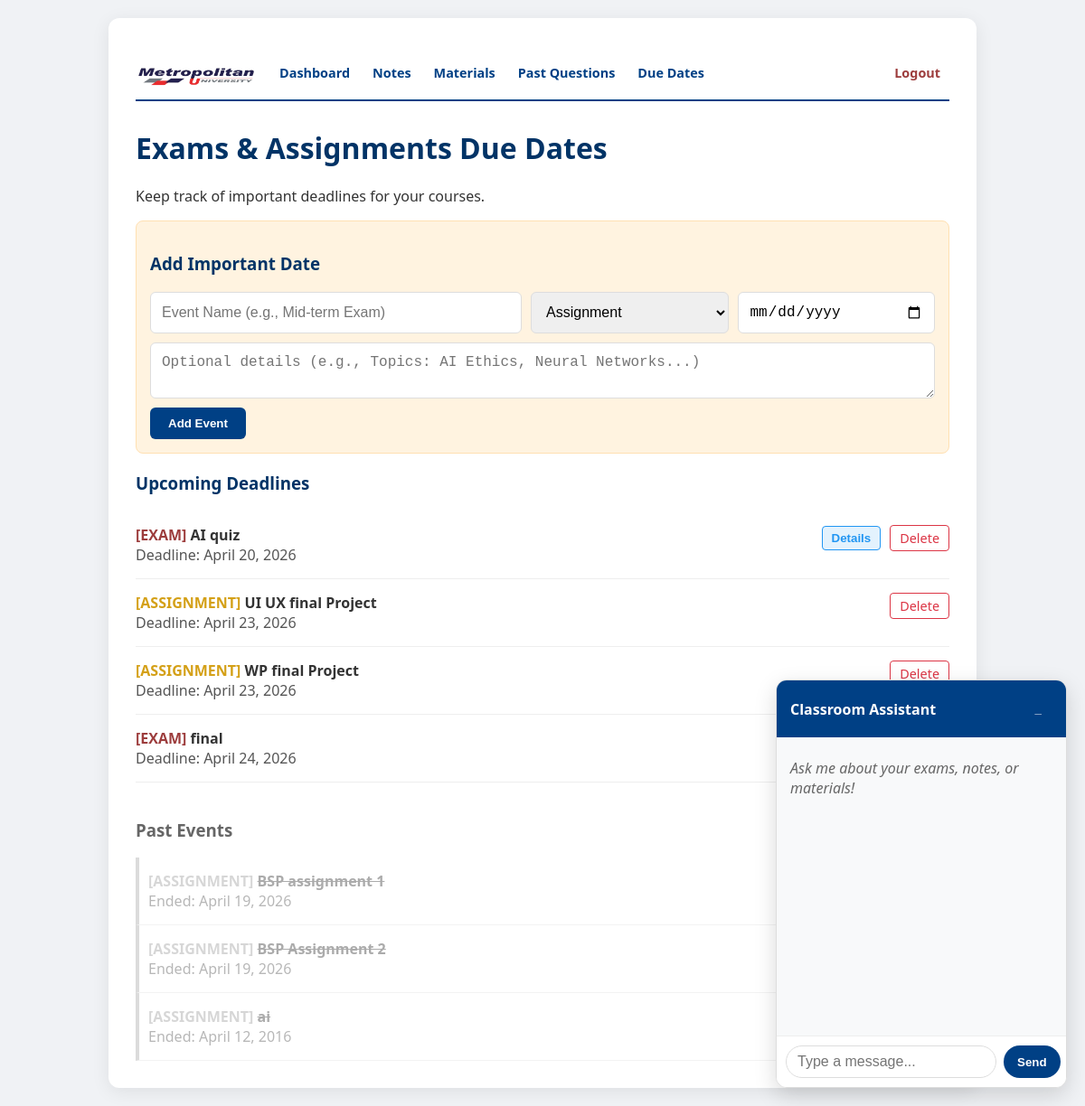
The page /calendar.php (signed in) on the database as committed earlier.
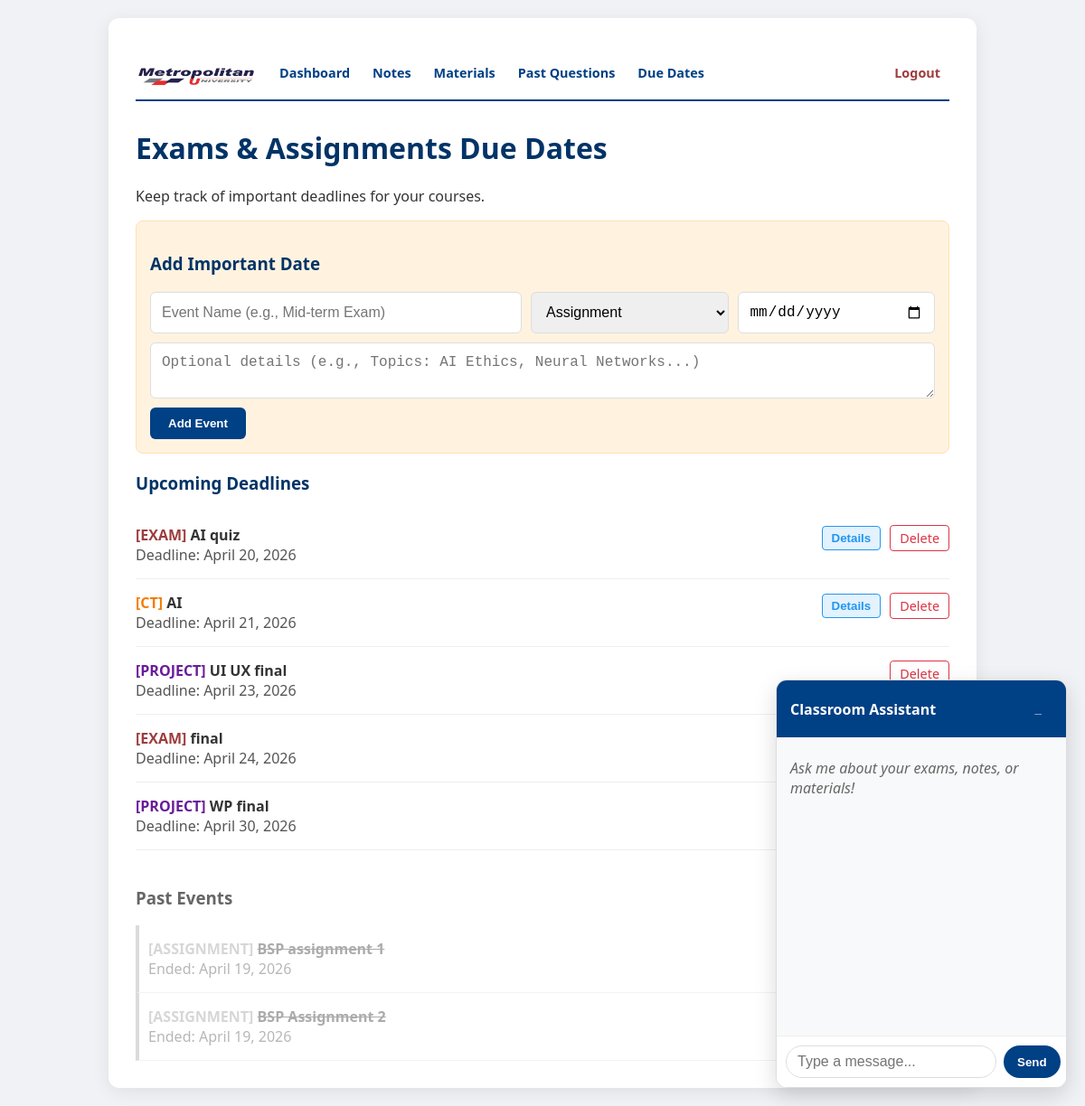
The same page on the database as committed later.
### tables this page shows
CREATE TABLE "events" (
    id INTEGER PRIMARY KEY AUTOINCREMENT,
    title TEXT NOT NULL,
    type TEXT CHECK(type IN ('assignment', 'exam', 'CT', 'presentation', 'project')) NOT NULL,
    due_date DATE NOT NULL,
    description TEXT,
    created_at DATETIME DEFAULT CURRENT_TIMESTAMP
);

### calendar.php (the view, shortened to what this page needs)
<?php
require_once 'includes/db.php';
$upcoming_events = $db->query("SELECT * FROM events WHERE due_date >= date('now', 'localtime') ORDER BY due_date ASC")->fetchAll();
$past_events = $db->query("SELECT * FROM events WHERE due_date < date('now', 'localtime') ORDER BY due_date DESC")->fetchAll();
?>
<?php include 'includes/header.php'; ?>
<h1>Exams & Assignments Due Dates</h1>
<p>Keep track of important deadlines for your courses.</p>
<div style="background: #fff3e0; padding: 15px; border: 1px solid #ffe0b2; border-radius: 8px; margin-bottom: 20px;">
    <h3>Add Important Date</h3>
    <form method="POST">
        <div style="display: flex; flex-direction: column; gap: 10px;">
            <div style="display: flex; gap: 10px;">
                <input type="text" name="title" placeholder="Event Name (e.g., Mid-term Exam)" required style="flex: 2;">
                <select name="type" style="flex: 1;">
                    <option value="assignment">Assignment</option>
                </select>
                <input type="date" name="due_date" required style="flex: 1;">
            </div>
            <textarea name="description" placeholder="Optional details (e.g., Topics: AI Ethics, Neural Networks...)" rows="2"></textarea>
            <button type="submit" style="background-color: #004085; align-self: flex-start; padding: 10px 20px;">Add Event</button>
        </div>
    </form>
</div>
<h3>Upcoming Deadlines</h3>
<?php if (empty($upcoming_events)): ?>
    <p>No upcoming deadlines scheduled.</p>
<?php else: ?>
    <?php foreach ($upcoming_events as $event): ?>
        <div class="item" style="border-bottom: 1px solid #eee; padding: 15px 0;">
            <div style="display: flex; justify-content: space-between; align-items: flex-start;">
                <div>
                    <span class="due-date <?php echo strtolower($event['type']); ?>">[<?php echo strtoupper($event['type']); ?>]</span>
                    <strong><?php echo htmlspecialchars($event['title']); ?></strong>
                    <br>
                    <span style="color: #555;">Deadline: <?php echo date('F j, Y', strtotime($event['due_date'])); ?></span>
                </div>
                <div style="display: flex; gap: 10px; align-items: center;">
                    <?php if (!empty($event['description'])): ?>
                        <button onclick="toggleDetails(<?php echo $event['id']; ?>)"
                                style="background: #e3f2fd; border: 1px solid #2196f3; color: #2196f3; cursor: pointer; padding: 5px 10px; border-radius: 4px;">Details</button>
                    <?php endif; ?>
                    <a href="calendar.php?delete=<?php echo $event['id']; ?>"
                       onclick="return confirm('Are you sure you want to delete this event?')"
                       style="color: #dc3545; text-decoration: none; font-size: 0.9em; border: 1px solid #dc3545; padding: 4px 10px; border-radius: 4px;">Delete</a>
                </div>
            </div>
        </div>
    <?php endforeach; ?>
<?php endif; ?>
<?php if (!empty($past_events)): ?>
    <h3 style="margin-top: 40px; color: #666;">Past Events</h3>
    <div style="opacity: 0.7;">
        <?php foreach ($past_events as $event): ?>
            <div class="item" style="border-bottom: 1px solid #eee; padding: 15px 0; border-left: 4px solid #ccc; padding-left: 10px;">
                <div style="display: flex; justify-content: space-between; align-items: flex-start;">
                    <div>
                        <span class="due-date <?php echo strtolower($event['type']); ?>" style="filter: grayscale(1); opacity: 0.6;">[<?php echo strtoupper($event['type']); ?>]</span>
                        <strong style="text-decoration: line-through; color: #888;"><?php echo htmlspecialchars($event['title']); ?></strong>
                        <br>
                        <span style="color: #999;">Ended: <?php echo date('F j, Y', strtotime($event['due_date'])); ?></span>
                    </div>
                    <div style="display: flex; gap: 10px; align-items: center;">
                        <?php if (!empty($event['description'])): ?>
                            <button onclick="toggleDetails(<?php echo $event['id']; ?>)"
                                    style="background: #f5f5f5; border: 1px solid #ddd; color: #666; cursor: pointer; padding: 5px 10px; border-radius: 4px;">Details</button>
                        <?php endif; ?>
                        <a href="calendar.php?delete=<?php echo $event['id']; ?>"
                           onclick="return confirm('Are you sure you want to delete this history?')"
                           style="color: #888; text-decoration: none; font-size: 0.8em; border: 1px solid #ccc; padding: 3px 8px; border-radius: 4px;">Remove</a>
                    </div>
                </div>
            </div>
        <?php endforeach; ?>
    </div>
<?php endif; ?>
<?php include 'includes/footer.php'; ?>

### includes/header.php (shortened to what this page needs)
<!DOCTYPE html>
<html lang="en">
<head>
    <link rel="stylesheet" href="assets/css/style.css">
</head>
<body>
<div class="container">
    <div class="nav">
        <a href="dashboard.php" class="logo-link">
            <img src="assets/images/logo.png" alt="MU-Logo" style="height: 40px; vertical-align: middle;">
        </a>
        <a href="dashboard.php">Dashboard</a>
        <a href="notes.php">Notes</a>
        <a href="materials.php">Materials</a>
        <a href="past_questions.php">Past Questions</a>
        <a href="calendar.php">Due Dates</a>
        <?php if (isset($_SESSION['user_id'])): ?>
            <a href="logout.php" class="logout">Logout</a>
        <?php else: ?>
            <a href="index.php" class="logout">Login</a>
        <?php endif; ?>
    </div>

### includes/footer.php (shortened to what this page needs)
    <div id="ai-chat-container">
        <div id="ai-chat-header">
            <span>Classroom Assistant</span>
            <button id="toggle-chat" style="background:none; border:none; color:white; cursor:pointer;">_</button>
        </div>
        <div id="chat-body">
            <div id="chat-messages">
                <p style="color: #666; font-style: italic;">Ask me about your exams, notes, or materials!</p>
            </div>
            <div id="chat-input-area">
                <input id="chat-input" placeholder="Type a message..." onkeypress="handleKeyPress(event)">
                <button class="chat-btn" onclick="sendMessage()">Send</button>
            </div>
        </div>
    </div>
</div>
</body>
</html>

### assets/css/style.css (style rules this page uses)
body { font-family: 'Segoe UI', Tahoma, Geneva, Verdana, sans-serif; margin: 0; padding: 20px; background-color: #f0f2f5; color: #333; }
.container { max-width: 900px; margin: auto; background-color: #fff; padding: 30px; border-radius: 12px; box-shadow: 0 4px 20px rgba(0,0,0,0.08); }
h1, h2, h3 { color: #003366; }
form { display: flex; flex-direction: column; gap: 10px; }
input, select, textarea { padding: 12px; border: 1px solid #ddd; border-radius: 6px; font-size: 1rem; }
button { padding: 12px; background-color: #004085; color: white; border: none; border-radius: 6px; cursor: pointer; font-weight: bold; transition: background 0.2s; }
.nav { margin-bottom: 30px; border-bottom: 2px solid #004085; padding: 10px 0; display: flex; align-items: center; gap: 5px; }
.nav a { padding: 8px 10px; text-decoration: none; color: #004085; font-weight: bold; display: inline-flex; align-items: center; border-radius: 6px; transition: all 0.2s; font-size: 0.9em; white-space: nowrap; }
.nav a.logo-link { padding: 0; margin-right: 10px; }
.nav a.logout { margin-left: auto; color: #9d3d3d; }
.item { border-bottom: 1px solid #eee; padding: 15px 0; }
.due-date { font-weight: bold; color: #9d3d3d; }
.due-date.assignment { color: #d4a017; }
.due-date.ct { color: #f57c00; }
.due-date.project { color: #6a1b9a; }
.due-date.exam { color: #9d3d3d; }
#ai-chat-container { position: fixed; bottom: 20px; right: 20px; width: 320px; background: white; border: 1px solid #ddd; border-radius: 12px; box-shadow: 0 8px 24px rgba(0,0,0,0.15); font-family: inherit; display: flex; flex-direction: column; z-index: 1000; overflow: hidden; }
#ai-chat-header { background: #004085; color: white; padding: 12px 15px; font-weight: bold; display: flex; justify-content: space-between; align-items: center; }
#chat-messages { height: 300px; overflow-y: auto; padding: 15px; background: #f8f9fa; border-bottom: 1px solid #eee; }
#chat-messages p { margin: 8px 0; line-height: 1.4; }
#chat-input-area { display: flex; padding: 10px; background: white; }
#chat-input { flex: 1; padding: 8px 12px; border: 1px solid #ddd; border-radius: 20px; outline: none; }
.chat-btn { background: #004085; color: white; border: none; padding: 8px 15px; margin-left: 8px; border-radius: 20px; cursor: pointer; transition: background 0.2s; }

Rows that differ between the two databases and show on the page:
removed events: type "ASSIGNMENT", title "UI UX final Project", due_date "April 23, 2026", shown under "Upcoming Deadlines"
removed events: type "ASSIGNMENT", title "WP final Project", due_date "April 23, 2026", shown under "Upcoming Deadlines"
removed events: type "ASSIGNMENT", title "ai", due_date "April 12, 2016", shown under "Past Events"
added events: type "CT", title "AI", due_date "April 21, 2026", shown under "Upcoming Deadlines"
added events: type "PROJECT", title "UI UX final", due_date "April 23, 2026", shown under "Upcoming Deadlines"
changed events "final": description empty → "2026-04-18 17:09:36" (drawn)
added events: type "PROJECT", title "WP final", due_date "April 30, 2026", shown under "Upcoming Deadlines"
